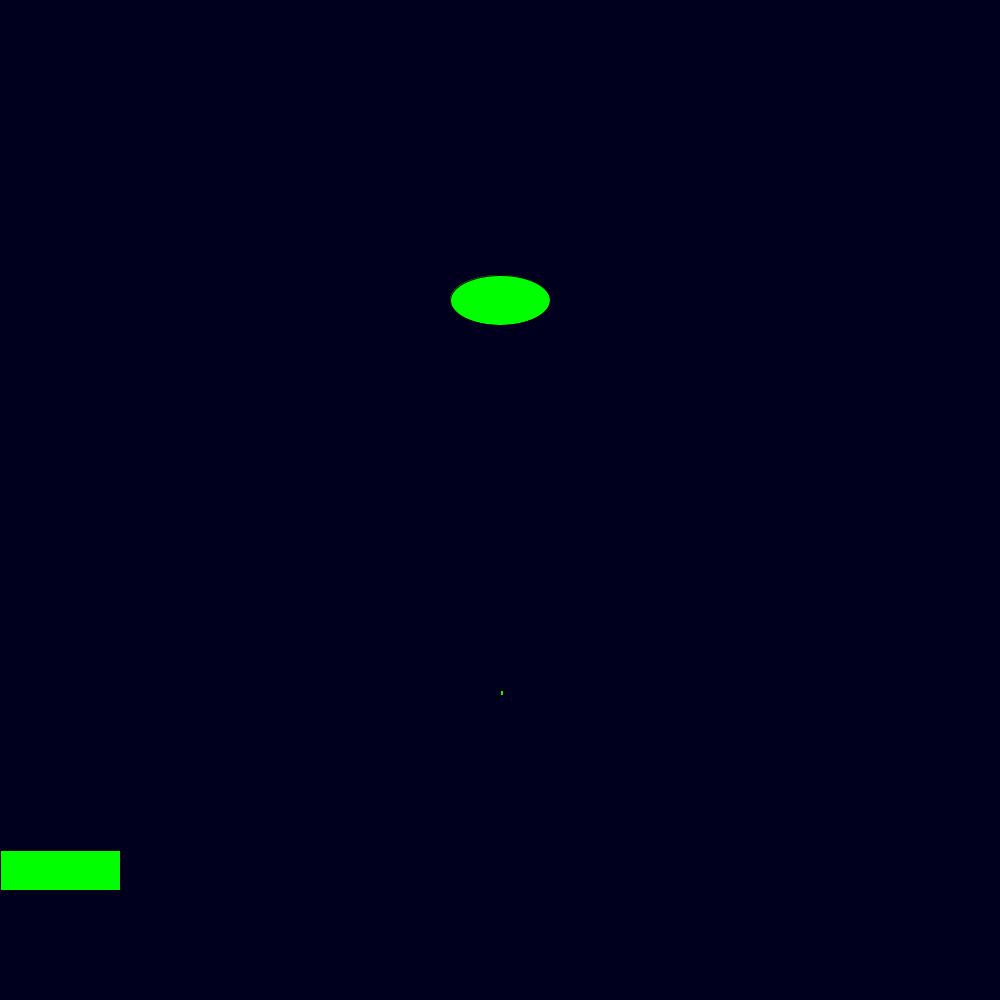
Frame 1 (no input)
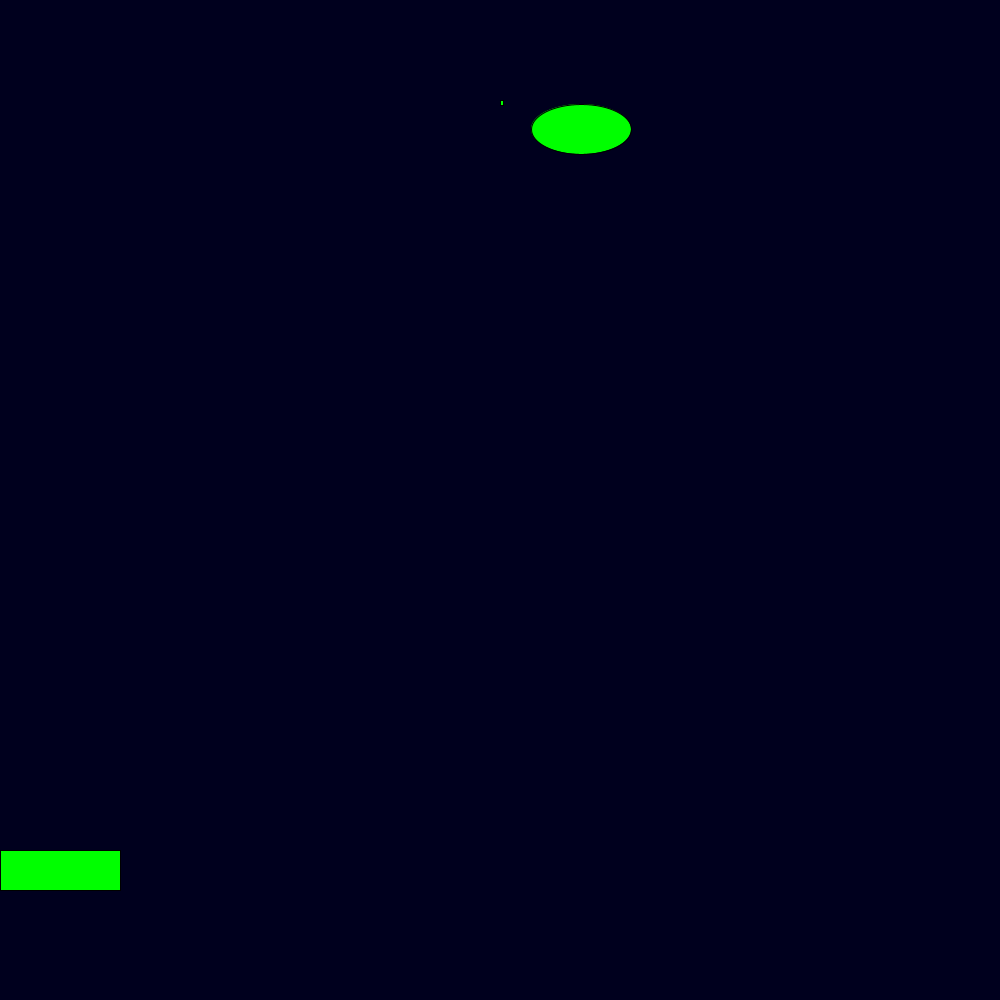
Frame 60 (the mouse pressed at the canvas centre just before this capture)
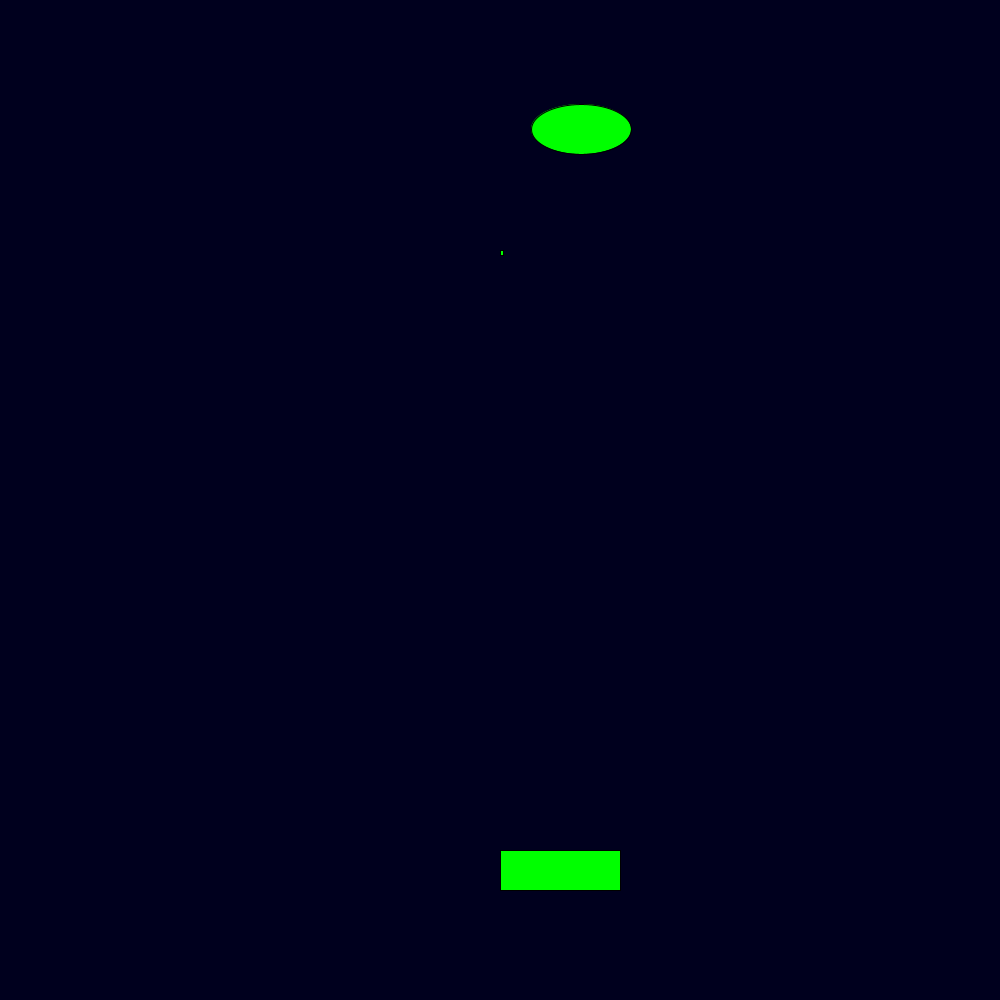
Frame 120 (the mouse held since frame 60 and released just before this capture)

The Processing sketch that drew these frames (run headless with seeded random() and noise(); from frame 60 on, the mouse is pressed at the canvas centre):

// Processing sketch: bad_space_invaders
// ── bad_space_invaders.pde
int bx=500;
int by=700;
int alienx=500;
int alieny=300;
void setup()
{
  size(1000, 1000);
  noCursor();
}
void draw()
{
  background(0, 0, 30);
  by=by-10;
  fill(0, 255, 0);
  rect(mouseX, 850, 120, 40);
  rect(bx, by, 3, 5);
  ellipse(alienx, alieny, 100, 50);
  if (bx>alienx-50 && bx<alienx+50 && by<alieny+25)
  {
    alienx=(int)random(900);
    alieny=(int)random(500);
  }
}
void mousePressed()
{
  bx=mouseX;
  by=850;
}
